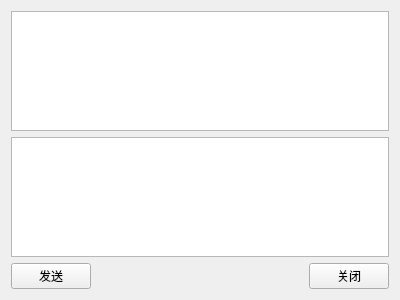
<?xml version="1.0" encoding="UTF-8"?>
<ui version="4.0">
 <class>Widget</class>
 <widget class="QWidget" name="Widget">
  <property name="geometry">
   <rect>
    <x>0</x>
    <y>0</y>
    <width>400</width>
    <height>300</height>
   </rect>
  </property>
  <property name="windowTitle">
   <string>Widget</string>
  </property>
  <layout class="QVBoxLayout" name="verticalLayout">
   <item>
    <widget class="QTextEdit" name="textEdit"/>
   </item>
   <item>
    <widget class="QTextEdit" name="textEdit_2"/>
   </item>
   <item>
    <widget class="QWidget" name="widget" native="true">
     <layout class="QHBoxLayout" name="horizontalLayout">
      <property name="leftMargin">
       <number>0</number>
      </property>
      <property name="topMargin">
       <number>0</number>
      </property>
      <property name="rightMargin">
       <number>0</number>
      </property>
      <property name="bottomMargin">
       <number>0</number>
      </property>
      <item>
       <widget class="QPushButton" name="pushButton">
        <property name="text">
         <string>发送</string>
        </property>
       </widget>
      </item>
      <item>
       <spacer name="horizontalSpacer">
        <property name="orientation">
         <enum>Qt::Horizontal</enum>
        </property>
        <property name="sizeHint" stdset="0">
         <size>
          <width>175</width>
          <height>20</height>
         </size>
        </property>
       </spacer>
      </item>
      <item>
       <widget class="QPushButton" name="pushButton_2">
        <property name="text">
         <string>关闭</string>
        </property>
       </widget>
      </item>
     </layout>
    </widget>
   </item>
  </layout>
 </widget>
 <layoutdefault spacing="6" margin="11"/>
 <resources/>
 <connections/>
</ui>
